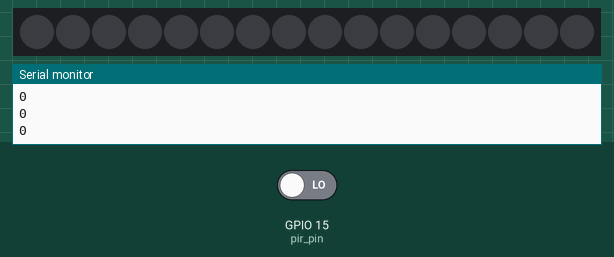
Simulated run of this sketch. Board: ESP32. Parts: 16 RGB LEDs in strip order, left to right, the last lines printed to the serial monitor. The inputs (shaded band) are chosen by the test bench; at power-on: GPIO 15 (pir_pin) LOW. Dim RGB values are drawn brighter than linear; random numbers use the default seed unless the sketch sets one.

Above: at 1.2 s.
1.3 s: GPIO 15 (pir_pin) driven HIGH
At 1.47 s:
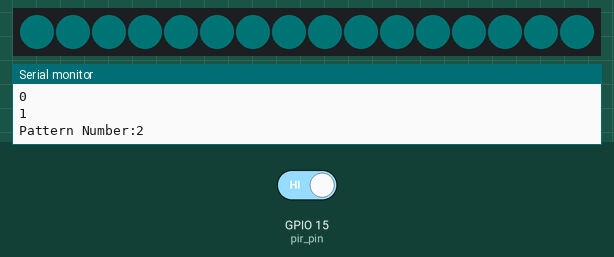
6.7 s: GPIO 15 (pir_pin) driven LOW
At 7.1 s:
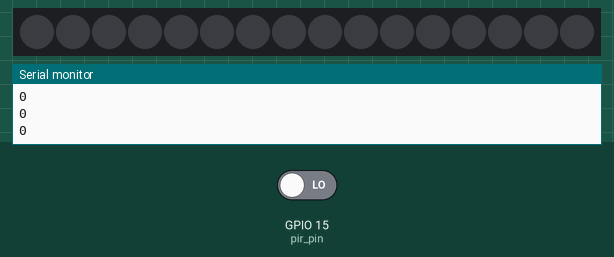
8.2 s: GPIO 15 (pir_pin) driven HIGH
At 8.43 s:
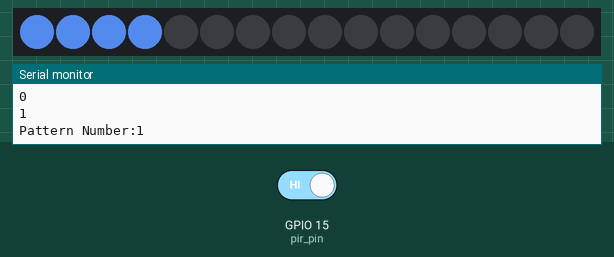

Measured:
- after the input at 1.3 s, the LEDs: change at once (image 1)
- after the input at 8.2 s, the LEDs: first change at once (image 3 shows a later state)

The sketch:

sketch.ino
```cpp
#include <Adafruit_NeoPixel.h>

const byte pir_pin=15;
const byte data_pin=13;
const byte led_num=16;

Adafruit_NeoPixel pixels=Adafruit_NeoPixel(led_num,data_pin,NEO_GRB+NEO_KHZ800);

void setup() {
  Serial.begin(115200);
  pinMode(pir_pin, INPUT);
  pixels.begin();
  pixels.show();
}

void loop() {
  Serial.println(digitalRead(pir_pin));
  if(digitalRead(pir_pin)){
    generate_random_pattern();
  }
  delay(10);
}

void generate_random_pattern(){
  byte pattern=random(1,3);
  byte b=random(0,255);
  byte g=random(0,255);
  byte r=random(0,255);

  Serial.print("Pattern Number:");
  Serial.println(pattern);

  if(pattern==1){
    for(int i=0;i<led_num;i++){
      pixels.setPixelColor(i,r,g,b);
      pixels.show();
      delay(50);
    }
    for(int i=led_num-1;i+=0;i--){
      pixels.setPixelColor(i,0,0,0);
      pixels.show();
      delay(50);

    }
  }
  else if(pattern==2){
    for(int i=0;i<=255;i++){
      for(int j=0;j<led_num;j++){
        pixels.setPixelColor(j,0,i,i);
      }
      pixels.show();
      delay(10);
    }
    for(int i=255;i>=0;i--){
      for(int j=0;j<led_num;j++){
        pixels.setPixelColor(j,0,i,i);
      }
      pixels.show();
      delay(10);
    }
  }
}
```
